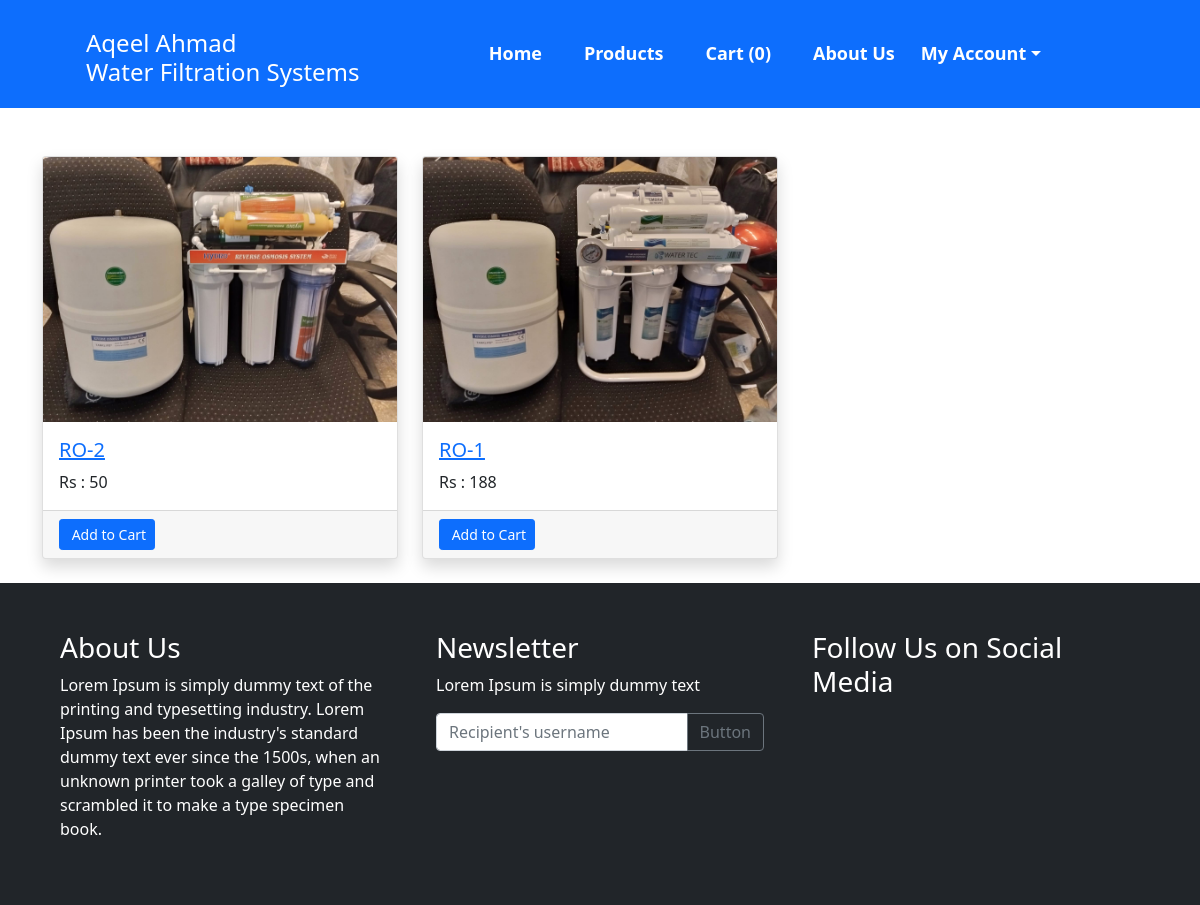
/product-category-list/1 (signed in), run on the app's committed database.
### main/models.py (models this page shows, shortened)
class Product(models.Model):
    product_name = models.CharField(max_length=200)
    image = models.ImageField(upload_to="products_images/")
    slug = models.CharField(max_length=400)
    price=models.PositiveIntegerField(null=True,blank=True,default=0)
    details = models.TextField()
    product_category = models.ForeignKey(ProductCategory,on_delete=models.CASCADE)
    available = models.BooleanField(default=True)
    is_featured = models.BooleanField(default=False)
    class Meta:
        verbose_name_plural = '3. Products'

### main/views.py (the view)
# urls.py: path('product-category-list/<int:cat_id>',views.product_category_list, name='product-category-list'),
@login_required(login_url='login')
def product_category_list(request,cat_id):
    product_category=ProductCategory.objects.get(id=cat_id)
    data=Product.objects.filter(product_category=product_category).order_by('-id')
    return render(request,'product-category-list.html',{'data':data})

### main/template_context.py (called while the page is built)
def get_filters(request):
    cats= Product.objects.distinct().values('product_category__category_name','product_category__id')
    minMaxPrice = Product.objects.aggregate(Min('price'),Max('price'))
    data = {
        'cats':cats,
        'minMaxPrice' : minMaxPrice,
    }
    return data

### main/templates/product-category-list.html (shortened to what this page needs)
{% extends 'base.html' %}
{% load static %}
{% block content %}
<main class="container mt-5">
	<div class="row">
        {% for product in data %}
				<div class="col-lg-4 col-md-6 mb-4 product-box">
					<div class="card shadow">
					  <a href="/product-detail/{{product.slug}}/{{product.id}}"><img src="/media/{{product.image}}" class="card-img-top" alt="{{product.product_name}}"></a>
					  <div class="card-body">
					    <h5 class="card-text"><a href="/product-detail/{{product.slug}}/{{product.id}}">{{product.product_name}}</a></h5>
					    <p class="card-text">Rs : <span class="product-price-{{product.id}}">{{product.price}}</span></p>
					  </div>
					  <div class="card-footer">
						<button class="btn btn-sm btn-primary add-to-cart-button" data-index={{product.id}}></i>&nbsp;Add to Cart</button>
					</div>
					</div>
				</div>
        {% endfor %}
    </div>
</main>
{% endblock %}

### data on the page
Product: image (picture), product_name "RO-2", price "50"
Product: image (picture), product_name "RO-1", price "188"

### other printed values
{{ request.session.cartData|length }} "0"
